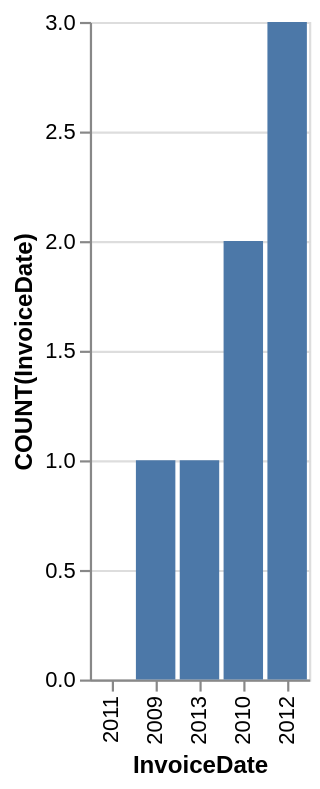

Express this chart as Vega-Lite.
### Vega-Lite specification from a JSON file in a GitHub repository (floating-point values rounded to 4 significant figures)
{"data": {"values": [{"x_data": "2011", "y_data": 0}, {"x_data": "2009", "y_data": 1}, {"x_data": "2013", "y_data": 1}, {"x_data": "2010", "y_data": 2}, {"x_data": "2012", "y_data": 3}]}, "mark": "bar", "encoding": {"x": {"field": "x_data", "type": "nominal", "title": "InvoiceDate", "sort": {"op": "sum", "field": "y_data", "order": "ascending"}}, "y": {"field": "y_data", "type": "quantitative", "title": "COUNT(InvoiceDate)"}}}
